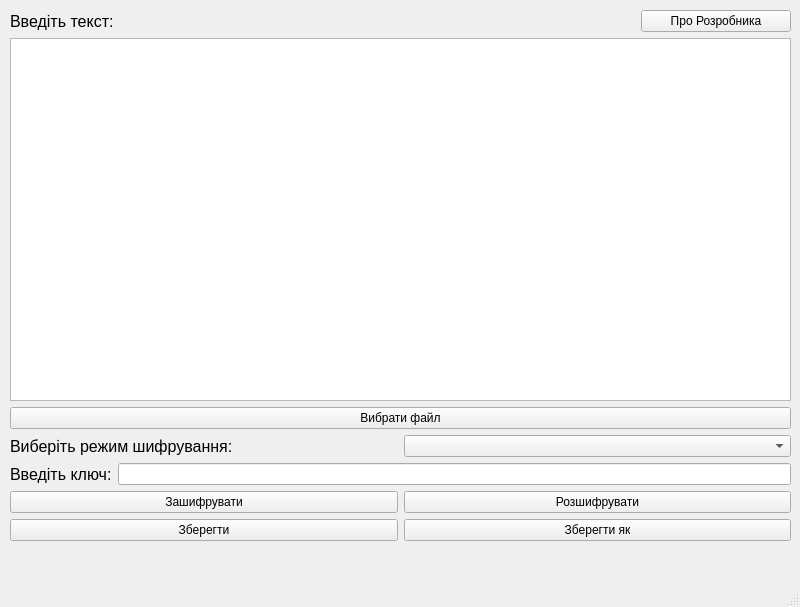
<?xml version="1.0" encoding="UTF-8"?>
<ui version="4.0">
 <class>MainWindow</class>
 <widget class="QMainWindow" name="MainWindow">
  <property name="geometry">
   <rect>
    <x>0</x>
    <y>0</y>
    <width>800</width>
    <height>607</height>
   </rect>
  </property>
  <property name="minimumSize">
   <size>
    <width>800</width>
    <height>607</height>
   </size>
  </property>
  <property name="maximumSize">
   <size>
    <width>800</width>
    <height>607</height>
   </size>
  </property>
  <property name="windowTitle">
   <string>MainWindow</string>
  </property>
  <widget class="QWidget" name="centralwidget">
   <widget class="QWidget" name="verticalLayoutWidget">
    <property name="geometry">
     <rect>
      <x>0</x>
      <y>0</y>
      <width>801</width>
      <height>551</height>
     </rect>
    </property>
    <layout class="QVBoxLayout" name="verticalLayout">
     <property name="sizeConstraint">
      <enum>QLayout::SetDefaultConstraint</enum>
     </property>
     <property name="leftMargin">
      <number>10</number>
     </property>
     <property name="topMargin">
      <number>10</number>
     </property>
     <property name="rightMargin">
      <number>10</number>
     </property>
     <property name="bottomMargin">
      <number>10</number>
     </property>
     <item>
      <layout class="QHBoxLayout" name="horizontalLayout_4">
       <item>
        <widget class="QLabel" name="label">
         <property name="enabled">
          <bool>true</bool>
         </property>
         <property name="font">
          <font>
           <pointsize>12</pointsize>
          </font>
         </property>
         <property name="text">
          <string>Введіть текст:</string>
         </property>
        </widget>
       </item>
       <item>
        <widget class="QPushButton" name="developer_info_button">
         <property name="maximumSize">
          <size>
           <width>150</width>
           <height>16777215</height>
          </size>
         </property>
         <property name="text">
          <string>Про Розробника</string>
         </property>
        </widget>
       </item>
      </layout>
     </item>
     <item>
      <widget class="QTextEdit" name="textEdit">
       <property name="font">
        <font>
         <pointsize>10</pointsize>
        </font>
       </property>
      </widget>
     </item>
     <item>
      <widget class="QPushButton" name="choose_file_button">
       <property name="text">
        <string>Вибрати файл</string>
       </property>
       <property name="autoDefault">
        <bool>false</bool>
       </property>
       <property name="default">
        <bool>false</bool>
       </property>
       <property name="flat">
        <bool>false</bool>
       </property>
      </widget>
     </item>
     <item>
      <layout class="QHBoxLayout" name="horizontalLayout_3">
       <item>
        <widget class="QLabel" name="label_2">
         <property name="font">
          <font>
           <pointsize>12</pointsize>
          </font>
         </property>
         <property name="text">
          <string>Виберіть режим шифрування:</string>
         </property>
        </widget>
       </item>
       <item>
        <widget class="QComboBox" name="mode"/>
       </item>
      </layout>
     </item>
     <item>
      <layout class="QHBoxLayout" name="horizontalLayout_7">
       <item>
        <widget class="QLabel" name="label_5">
         <property name="font">
          <font>
           <pointsize>12</pointsize>
          </font>
         </property>
         <property name="text">
          <string>Введіть ключ:</string>
         </property>
        </widget>
       </item>
       <item>
        <widget class="QLineEdit" name="key"/>
       </item>
      </layout>
     </item>
     <item>
      <layout class="QHBoxLayout" name="horizontalLayout">
       <item>
        <widget class="QPushButton" name="encrypt_button">
         <property name="text">
          <string>Зашифрувати</string>
         </property>
        </widget>
       </item>
       <item>
        <widget class="QPushButton" name="decrypt_button">
         <property name="text">
          <string>Розшифрувати</string>
         </property>
        </widget>
       </item>
      </layout>
     </item>
     <item>
      <layout class="QHBoxLayout" name="horizontalLayout_2">
       <item>
        <widget class="QPushButton" name="save_button">
         <property name="text">
          <string>Зберегти</string>
         </property>
        </widget>
       </item>
       <item>
        <widget class="QPushButton" name="save_as_button">
         <property name="text">
          <string>Зберегти як</string>
         </property>
        </widget>
       </item>
      </layout>
     </item>
    </layout>
   </widget>
  </widget>
  <widget class="QMenuBar" name="menubar">
   <property name="geometry">
    <rect>
     <x>0</x>
     <y>0</y>
     <width>800</width>
     <height>26</height>
    </rect>
   </property>
  </widget>
  <widget class="QStatusBar" name="statusbar"/>
 </widget>
 <resources/>
 <connections/>
</ui>
